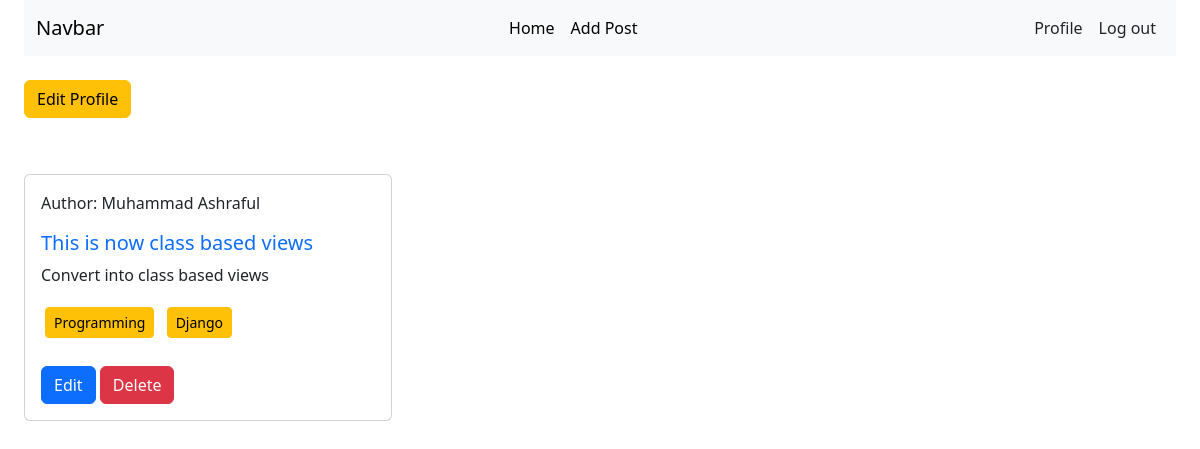
/author/profile/ (signed in), run on an earlier commit of the app's database.
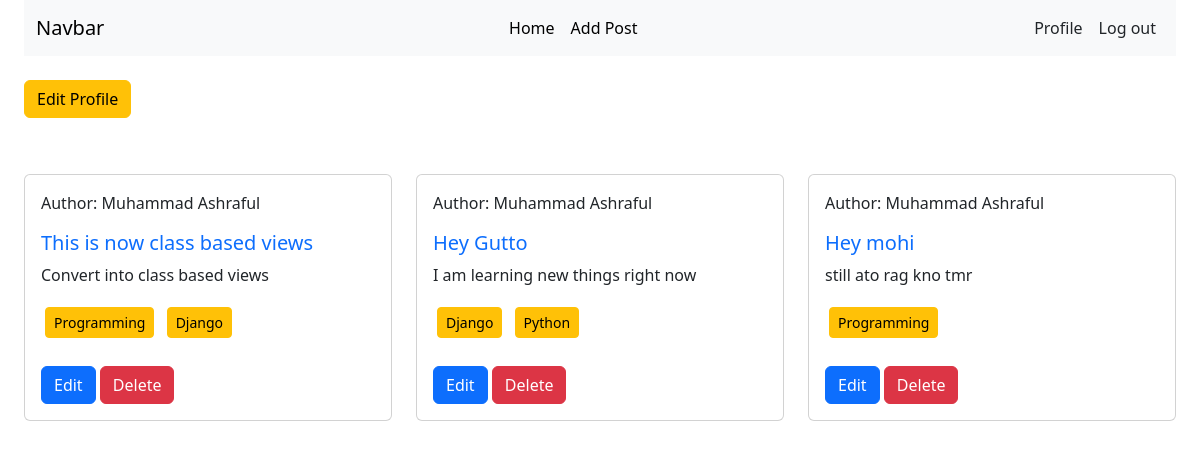
And on a later commit of the database.
### posts/models.py (models this page shows, shortened)
class Post(models.Model):
    title = models.CharField(max_length=50)
    content = models.TextField()
    image = models.ImageField(upload_to="posts/media/uploads/", blank=True, null= True)
    category = models.ManyToManyField(Category)
    author = models.ForeignKey(User, on_delete=models.CASCADE)

### categories/models.py (models this page shows, shortened)
class Category(models.Model):
    name = models.CharField(max_length=30)
    slug = models.SlugField(max_length=100, null=True, blank=True)

### author/views.py (the view)
# urls.py: path("profile/", views.profile, name="profile"),
@login_required
def profile(request):
    data = Post.objects.filter(author=request.user)
    return render(request, "profile.html", {"data": data})

### author/templates/profile.html (shortened to what this page needs)
{% extends 'base.html' %}
{% load crispy_forms_tags %}
{% block content %}
<a class="btn btn-warning my-2" href="{% url 'edit_profile' %}">Edit Profile</a>
<div class="row mt-5">
    {% for post in data %}
    <div class="col-sm-4 mb-4">
        <div class="card">
            <div class="card-body">
                <p>Author: {{post.author.first_name}}</p>
                <h5 class="card-title text-primary">{{post.title}}</h5>
                <p class="card-text">{{post.content}}</p>
                {% for cat in post.category.all %}
                <button class="btn btn-warning m-1 btn-sm">{{cat.name}}</button>
                {% endfor %}
                <div class="mt-4">
                    <a href="{% url 'edit_post' post.id %}" class="btn btn-primary">Edit</a>
                    <a href="{% url 'delete_post' post.id %}" class="btn btn-danger">Delete</a>
                </div>
            </div>
        </div>
    </div>
    {% endfor %}
</div>
{% endblock content %}

What changed in the data, as far as the page shows it:
added Post: author.first_name "Muhammad Ashraful", title "Hey Gutto", content "I am learning new things right now", Category (name "Django")
now on this page (row unchanged): Category: name "Python", shown under "Muhammad Ashraful"
added Post: author.first_name "Muhammad Ashraful", title "Hey mohi", content "still ato rag kno tmr", Category (name "Programming")
